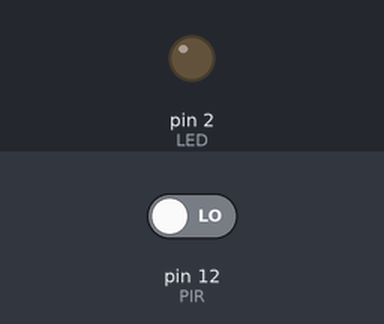
The sketch below on a simulated Arduino Uno, built with avr-gcc and run on an emulated ATmega328P. Parts: output pins drawn as LEDs (lit = HIGH). The inputs (shaded band) are chosen by the test bench; at power-on: pin 12 (PIR) LOW.

Above: at 1.2 s.
1.3 s: pin 12 (PIR) driven HIGH
At 2.2 s:
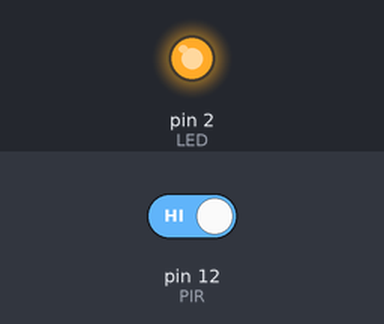
2.8 s: pin 12 (PIR) driven LOW
At 3.3 s:
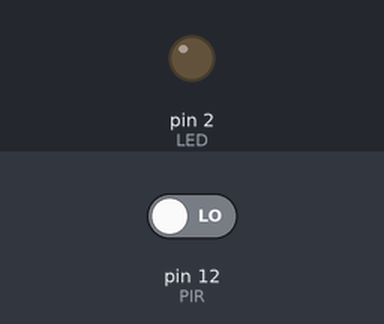
Timing chart, 0 to 5.8 s (numbered marks = the images above; inputs shaded):
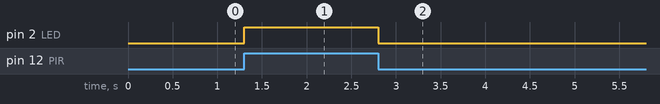

The sketch:

pir_sensor.ino
```cpp
/*
Use a PIR sensor, motion detector, to turn on an LED.
*/

// Declare constants
const int PIR = 12;
const int LED = 2;

// Setup our pins
void setup() {
  pinMode(LED, OUTPUT);
  pinMode(PIR, INPUT);
}


// Run this thing.
void loop() {
  if (digitalRead(PIR) == HIGH) {
    digitalWrite(LED, HIGH);
  } else {
    digitalWrite(LED, LOW);
  }
}
```

Measured:
- after the input at 1.3 s, pin 2 (LED): LOW → HIGH at once
- after the input at 2.8 s, pin 2 (LED): HIGH → LOW at once
